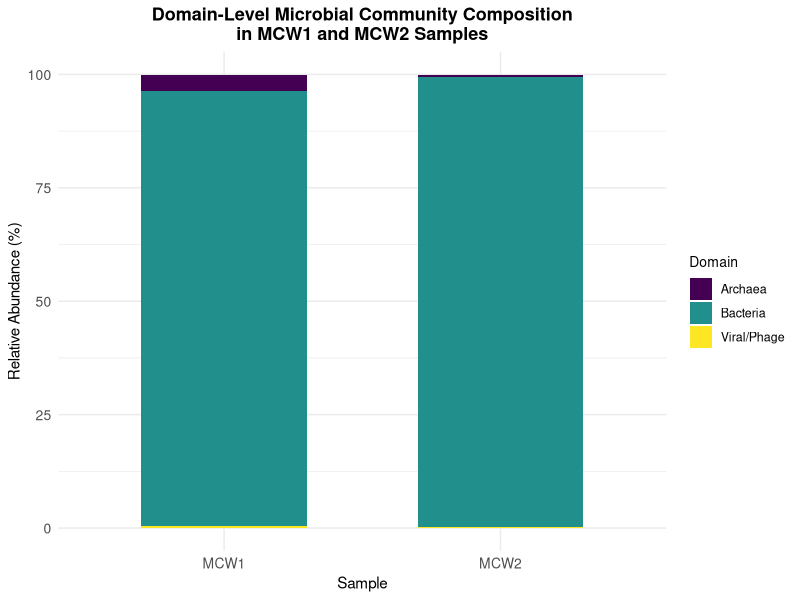
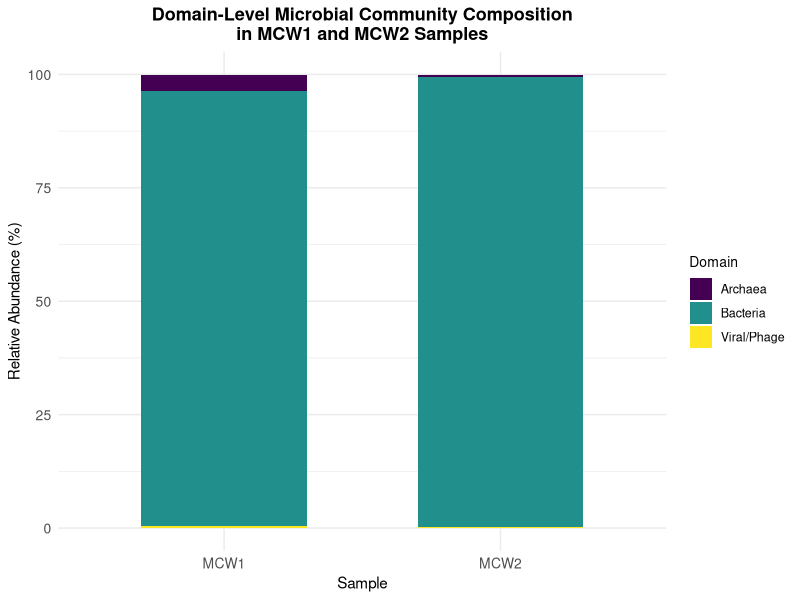
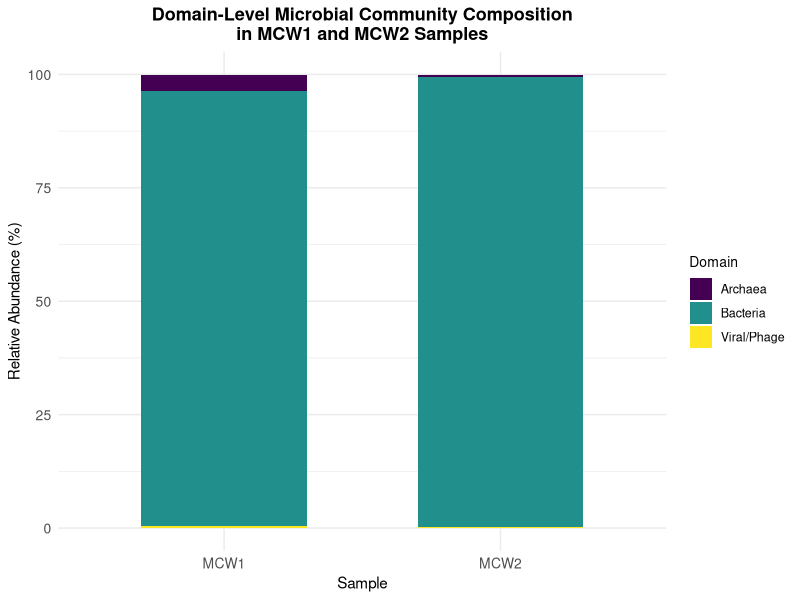

The R source for these figures, in order:
# ============================================================================
# Domain-Level Microbial Community Composition Analysis
# ============================================================================
# Study: Hospital-level antimicrobial resistance in metagenomic wastewater
# Authors: Khan et al., 2026
# Description: Creates stacked bar plots showing relative abundance of 
#              Bacteria, Archaea, and Viruses/Phages in MCW1 and MCW2
# ============================================================================

# Load required packages
if (!requireNamespace("ggplot2", quietly = TRUE)) install.packages("ggplot2")
if (!requireNamespace("viridis", quietly = TRUE)) install.packages("viridis")

library(ggplot2)
library(viridis)

# ============================================================================
# INPUT DATA
# ============================================================================
# Domain-level composition percentages from Kraken2/Bracken classification

df <- data.frame(
  Sample     = c("MCW1", "MCW1", "MCW1", "MCW2", "MCW2", "MCW2"),
  Domain     = c("Bacteria", "Archaea", "Viral/Phage",
                 "Bacteria", "Archaea", "Viral/Phage"),
  Percentage = c(95.77, 3.68, 0.50,
                 99.28, 0.43, 0.22)
)

# ============================================================================
# CREATE VISUALIZATION
# ============================================================================

p <- ggplot(df, aes(x = Sample, y = Percentage, fill = Domain)) +
  geom_col(position = "stack", width = 0.6) +
  scale_fill_viridis_d(option = "viridis") +
  labs(
    title = "Domain-Level Microbial Community Composition\nin MCW1 and MCW2 Samples",
    x     = "Sample",
    y     = "Relative Abundance (%)"
  ) +
  theme_minimal(base_size = 11) +
  theme(
    plot.title   = element_text(size = 13, hjust = 0.5, face = "bold"),
    axis.title   = element_text(size = 11),
    axis.text    = element_text(size = 10),
    legend.title = element_text(size = 10),
    legend.text  = element_text(size = 9),
    legend.position = "right"
  ) +
  ylim(0, 100)

# Display plot
print(p)

# ============================================================================
# SAVE OUTPUTS
# ============================================================================

# Save high-resolution PNG (300 dpi)
ggsave(
  filename = "domain_composition.png",
  plot     = p,
  width    = 6, height = 8, units = "in",
  dpi      = 300, bg = "white"
)

# Save vector PDF
ggsave(
  filename = "domain_composition.pdf",
  plot     = p,
  width    = 6, height = 8, units = "in",
  device   = cairo_pdf
)

cat("\nFiles saved:\n")
cat("  domain_composition.png (300 dpi)\n")
cat("  domain_composition.pdf (vector)\n")

# ============================================================================
# INTERPRETATION
# ============================================================================
# MCW1: 95.77% Bacteria, 3.68% Archaea, 0.50% Viral/Phage
# MCW2: 99.28% Bacteria, 0.43% Archaea, 0.22% Viral/Phage
#
# Key finding: MCW2 shows nearly complete bacterial dominance (99.3%) with
# dramatic reduction in archaeal abundance (3.7% → 0.4%), consistent with
# shift from anaerobic to aerobic conditions.
# ============================================================================
